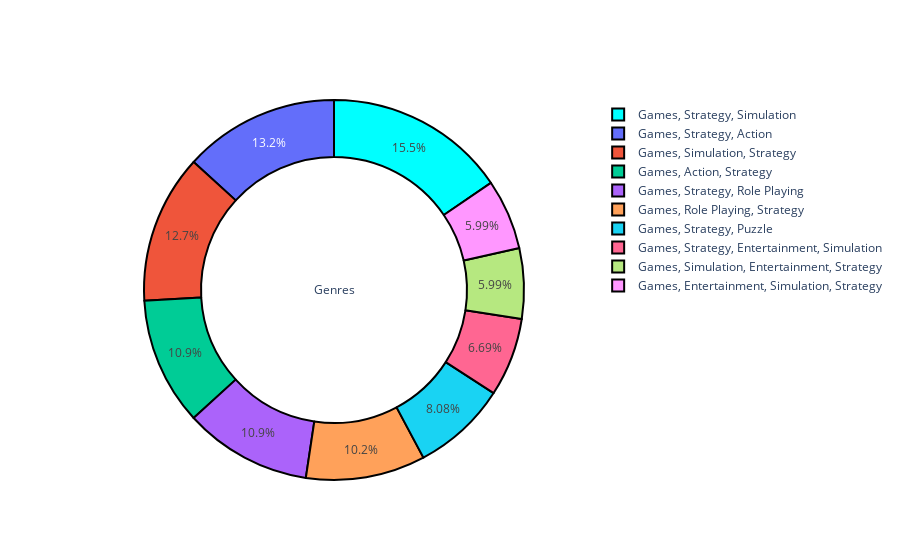

The notebook cell this image was saved under:
### Code cell
py.iplot([pie_plot(df['Genres'].value_counts().sort_values(ascending=False).head(10), ['cyan'], 'Genres')])

### Figure 1 — Plotly figure (JSON) as saved in the notebook; plotly's stock layout.template omitted (floating-point values rounded to 4 significant figures)
{"data": [{"textposition": "inside", "showlegend": true, "title": {"text": "Genres"}, "labels": ["Games, Strategy, Simulation", "Games, Strategy, Action", "Games, Simulation, Strategy", "Games, Action, Strategy", "Games, Strategy, Role Playing", "Games, Role Playing, Strategy", "Games, Strategy, Puzzle", "Games, Strategy, Entertainment, Simulation", "Games, Simulation, Entertainment, Strategy", "Games, Entertainment, Simulation, Strategy"], "values": [111, 95, 91, 78, 78, 73, 58, 48, 43, 43], "hoverinfo": "percent+value", "marker": {"colors": ["cyan"], "line": {"color": "#000000", "width": 2}}, "textinfo": "percent", "hole": 0.7, "type": "pie"}], "layout": {}}
